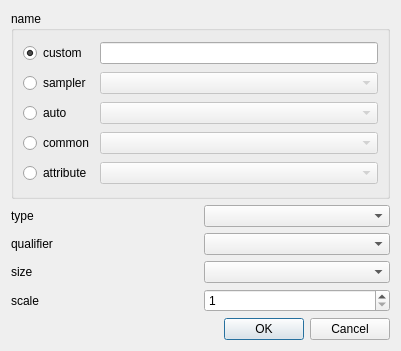
<?xml version="1.0" encoding="UTF-8"?>
<ui version="4.0">
 <class>Parameter</class>
 <widget class="QDialog" name="Parameter">
  <property name="geometry">
   <rect>
    <x>0</x>
    <y>0</y>
    <width>401</width>
    <height>351</height>
   </rect>
  </property>
  <property name="windowTitle">
   <string>parameter</string>
  </property>
  <layout class="QGridLayout" name="gridLayout_2">
   <item row="0" column="0" colspan="2">
    <widget class="QGroupBox" name="groupBox">
     <property name="title">
      <string>name</string>
     </property>
     <layout class="QGridLayout" name="gridLayout">
      <item row="0" column="0">
       <widget class="QRadioButton" name="custom_name">
        <property name="focusPolicy">
         <enum>Qt::NoFocus</enum>
        </property>
        <property name="text">
         <string>custom</string>
        </property>
        <property name="checked">
         <bool>true</bool>
        </property>
       </widget>
      </item>
      <item row="0" column="1">
       <widget class="QLineEdit" name="custom_name_value"/>
      </item>
      <item row="1" column="0">
       <widget class="QRadioButton" name="sampler_name">
        <property name="focusPolicy">
         <enum>Qt::NoFocus</enum>
        </property>
        <property name="text">
         <string>sampler</string>
        </property>
       </widget>
      </item>
      <item row="1" column="1">
       <widget class="QComboBox" name="sampler_name_value">
        <property name="enabled">
         <bool>false</bool>
        </property>
       </widget>
      </item>
      <item row="2" column="0">
       <widget class="QRadioButton" name="auto_name">
        <property name="focusPolicy">
         <enum>Qt::NoFocus</enum>
        </property>
        <property name="text">
         <string>auto</string>
        </property>
       </widget>
      </item>
      <item row="2" column="1">
       <widget class="QComboBox" name="auto_name_value">
        <property name="enabled">
         <bool>false</bool>
        </property>
       </widget>
      </item>
      <item row="3" column="0">
       <widget class="QRadioButton" name="common_name">
        <property name="focusPolicy">
         <enum>Qt::NoFocus</enum>
        </property>
        <property name="text">
         <string>common</string>
        </property>
       </widget>
      </item>
      <item row="3" column="1">
       <widget class="QComboBox" name="common_name_value">
        <property name="enabled">
         <bool>false</bool>
        </property>
       </widget>
      </item>
      <item row="4" column="0">
       <widget class="QRadioButton" name="attribute_name">
        <property name="focusPolicy">
         <enum>Qt::NoFocus</enum>
        </property>
        <property name="text">
         <string>attribute</string>
        </property>
       </widget>
      </item>
      <item row="4" column="1">
       <widget class="QComboBox" name="attribute_name_value">
        <property name="enabled">
         <bool>false</bool>
        </property>
       </widget>
      </item>
     </layout>
    </widget>
   </item>
   <item row="1" column="0">
    <widget class="QLabel" name="label">
     <property name="text">
      <string>type</string>
     </property>
    </widget>
   </item>
   <item row="1" column="1">
    <widget class="QComboBox" name="type_value"/>
   </item>
   <item row="3" column="0">
    <widget class="QLabel" name="label_2">
     <property name="text">
      <string>size</string>
     </property>
    </widget>
   </item>
   <item row="3" column="1">
    <widget class="QComboBox" name="size_value"/>
   </item>
   <item row="4" column="0">
    <widget class="QLabel" name="label_3">
     <property name="text">
      <string>scale</string>
     </property>
    </widget>
   </item>
   <item row="4" column="1">
    <widget class="QSpinBox" name="scale_value">
     <property name="minimum">
      <number>1</number>
     </property>
     <property name="maximum">
      <number>1024</number>
     </property>
    </widget>
   </item>
   <item row="5" column="0" colspan="2">
    <widget class="QDialogButtonBox" name="button_box">
     <property name="focusPolicy">
      <enum>Qt::NoFocus</enum>
     </property>
     <property name="orientation">
      <enum>Qt::Horizontal</enum>
     </property>
     <property name="standardButtons">
      <set>QDialogButtonBox::Cancel|QDialogButtonBox::Ok</set>
     </property>
    </widget>
   </item>
   <item row="2" column="0">
    <widget class="QLabel" name="label_4">
     <property name="text">
      <string>qualifier</string>
     </property>
    </widget>
   </item>
   <item row="2" column="1">
    <widget class="QComboBox" name="qualifier_value"/>
   </item>
  </layout>
 </widget>
 <tabstops>
  <tabstop>custom_name_value</tabstop>
  <tabstop>sampler_name_value</tabstop>
  <tabstop>auto_name_value</tabstop>
  <tabstop>common_name_value</tabstop>
  <tabstop>attribute_name_value</tabstop>
  <tabstop>type_value</tabstop>
  <tabstop>qualifier_value</tabstop>
  <tabstop>size_value</tabstop>
  <tabstop>scale_value</tabstop>
 </tabstops>
 <resources/>
 <connections>
  <connection>
   <sender>button_box</sender>
   <signal>accepted()</signal>
   <receiver>Parameter</receiver>
   <slot>accept()</slot>
   <hints>
    <hint type="sourcelabel">
     <x>248</x>
     <y>254</y>
    </hint>
    <hint type="destinationlabel">
     <x>157</x>
     <y>274</y>
    </hint>
   </hints>
  </connection>
  <connection>
   <sender>button_box</sender>
   <signal>rejected()</signal>
   <receiver>Parameter</receiver>
   <slot>reject()</slot>
   <hints>
    <hint type="sourcelabel">
     <x>316</x>
     <y>260</y>
    </hint>
    <hint type="destinationlabel">
     <x>286</x>
     <y>274</y>
    </hint>
   </hints>
  </connection>
  <connection>
   <sender>custom_name</sender>
   <signal>toggled(bool)</signal>
   <receiver>custom_name_value</receiver>
   <slot>setEnabled(bool)</slot>
   <hints>
    <hint type="sourcelabel">
     <x>67</x>
     <y>46</y>
    </hint>
    <hint type="destinationlabel">
     <x>248</x>
     <y>46</y>
    </hint>
   </hints>
  </connection>
  <connection>
   <sender>sampler_name</sender>
   <signal>toggled(bool)</signal>
   <receiver>sampler_name_value</receiver>
   <slot>setEnabled(bool)</slot>
   <hints>
    <hint type="sourcelabel">
     <x>67</x>
     <y>77</y>
    </hint>
    <hint type="destinationlabel">
     <x>248</x>
     <y>77</y>
    </hint>
   </hints>
  </connection>
  <connection>
   <sender>auto_name</sender>
   <signal>toggled(bool)</signal>
   <receiver>auto_name_value</receiver>
   <slot>setEnabled(bool)</slot>
   <hints>
    <hint type="sourcelabel">
     <x>67</x>
     <y>108</y>
    </hint>
    <hint type="destinationlabel">
     <x>248</x>
     <y>108</y>
    </hint>
   </hints>
  </connection>
  <connection>
   <sender>common_name</sender>
   <signal>toggled(bool)</signal>
   <receiver>common_name_value</receiver>
   <slot>setEnabled(bool)</slot>
   <hints>
    <hint type="sourcelabel">
     <x>67</x>
     <y>139</y>
    </hint>
    <hint type="destinationlabel">
     <x>248</x>
     <y>139</y>
    </hint>
   </hints>
  </connection>
  <connection>
   <sender>custom_name</sender>
   <signal>toggled(bool)</signal>
   <receiver>type_value</receiver>
   <slot>setEnabled(bool)</slot>
   <hints>
    <hint type="sourcelabel">
     <x>67</x>
     <y>46</y>
    </hint>
    <hint type="destinationlabel">
     <x>296</x>
     <y>155</y>
    </hint>
   </hints>
  </connection>
  <connection>
   <sender>custom_name</sender>
   <signal>toggled(bool)</signal>
   <receiver>qualifier_value</receiver>
   <slot>setEnabled(bool)</slot>
   <hints>
    <hint type="sourcelabel">
     <x>67</x>
     <y>43</y>
    </hint>
    <hint type="destinationlabel">
     <x>296</x>
     <y>185</y>
    </hint>
   </hints>
  </connection>
  <connection>
   <sender>custom_name</sender>
   <signal>toggled(bool)</signal>
   <receiver>size_value</receiver>
   <slot>setEnabled(bool)</slot>
   <hints>
    <hint type="sourcelabel">
     <x>67</x>
     <y>43</y>
    </hint>
    <hint type="destinationlabel">
     <x>296</x>
     <y>215</y>
    </hint>
   </hints>
  </connection>
  <connection>
   <sender>custom_name</sender>
   <signal>toggled(bool)</signal>
   <receiver>scale_value</receiver>
   <slot>setEnabled(bool)</slot>
   <hints>
    <hint type="sourcelabel">
     <x>67</x>
     <y>43</y>
    </hint>
    <hint type="destinationlabel">
     <x>296</x>
     <y>245</y>
    </hint>
   </hints>
  </connection>
  <connection>
   <sender>common_name</sender>
   <signal>toggled(bool)</signal>
   <receiver>qualifier_value</receiver>
   <slot>setEnabled(bool)</slot>
   <hints>
    <hint type="sourcelabel">
     <x>67</x>
     <y>117</y>
    </hint>
    <hint type="destinationlabel">
     <x>296</x>
     <y>185</y>
    </hint>
   </hints>
  </connection>
  <connection>
   <sender>sampler_name</sender>
   <signal>toggled(bool)</signal>
   <receiver>type_value</receiver>
   <slot>setEnabled(bool)</slot>
   <hints>
    <hint type="sourcelabel">
     <x>67</x>
     <y>75</y>
    </hint>
    <hint type="destinationlabel">
     <x>296</x>
     <y>176</y>
    </hint>
   </hints>
  </connection>
  <connection>
   <sender>attribute_name</sender>
   <signal>toggled(bool)</signal>
   <receiver>attribute_name_value</receiver>
   <slot>setEnabled(bool)</slot>
   <hints>
    <hint type="sourcelabel">
     <x>67</x>
     <y>165</y>
    </hint>
    <hint type="destinationlabel">
     <x>248</x>
     <y>165</y>
    </hint>
   </hints>
  </connection>
 </connections>
</ui>
